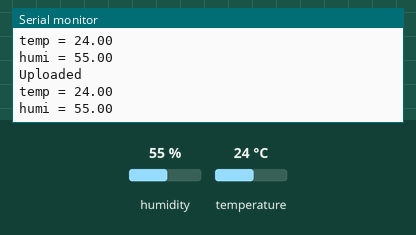
Simulated run of this sketch. Board: ESP8266 (NodeMCU). On the bench: the last lines printed to the serial monitor. Inputs (shaded band) come from the test bench; at power-on: humidity 55 %, temperature 24 °C. WiFi joins after 1.5 s; servers stay silent unless stated; uploads are accepted with an empty reply.

Above: at 2.7 s.
2.8 s: humidity set to 22 %
At 3.2 s:
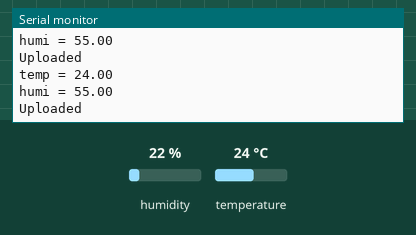
4.3 s: temperature set to 12 °C
At 4.38 s:
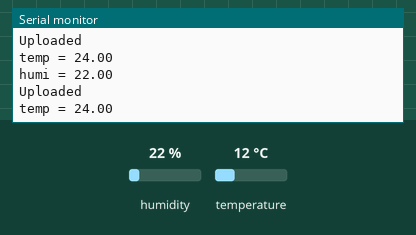
5.8 s: humidity set to 40 %
At 6.8 s:
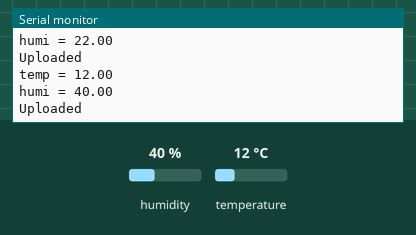
Timing chart, 0 to 8.8 s (numbered marks = the images above; inputs shaded):
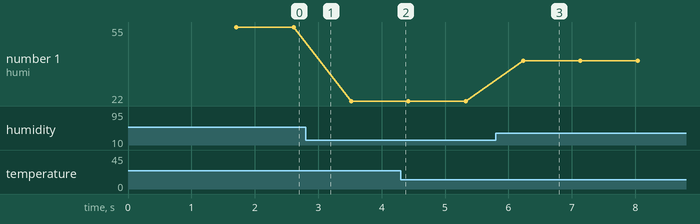

Measured:
- after the input at 5.8 s, the serial monitor: prints a new line after 0.43 s (image 3)
- plotted number 1: 55 → 22 after the input at 2.8 s, 22 → 40 after the input at 5.8 s

The sketch:

buttmkp_dht_a.ino
```cpp
#include <ESP8266WiFi.h>
#include <ESP8266WebServer.h>
#include <ESP8266HTTPClient.h>

#include <Adafruit_Sensor.h>
#include <DHT.h>
#include <DHT_U.h>

#define DHTPIN 4
#define DHTTYPE DHT22

DHT_Unified dht(DHTPIN, DHTTYPE);

const char *ssid = "EduFarm buttmkp"; // masukan Nama Wifi nya
const char *password = "buttmkp#1";   // isi password dari wifi

String dataTemp;
String dataHumi;
String postTemp;
String postHumi;

float tempValue;
float humiValue;

sensors_event_t event;

void readTemp()
{
    dht.temperature().getEvent(&event);
    tempValue = event.temperature;
}
void readHumi()
{
    dht.humidity().getEvent(&event);
    humiValue = event.relative_humidity;
}

void setup()
{
    Serial.begin(9600);

    WiFi.begin(ssid, password); //--> menghubungkan ke router wifi
    Serial.println("");
    Serial.print("Connecting");
    while (WiFi.status() != WL_CONNECTED)
    {
        Serial.print(".");
        delay(500);
    }

    Serial.print("name SSID = ");
    Serial.println(ssid);
    Serial.print("IP Address = ");
    Serial.println(WiFi.localIP());
    dht.begin();
}

void loop()
{
    readHumi();
    readTemp();

    dataTemp = String(tempValue);
    dataHumi = String(humiValue);

    WiFiClient client;
    HTTPClient http;

    postTemp = "temp=" + dataTemp;
    postHumi = "humi=" + dataHumi;

    http.begin(client, "http://e-farmingcorpora.com/buttmkp/eco_office/getdata_temp.php");
    http.addHeader("Content-Type", "application/x-www-form-urlencoded");
    Serial.print("temp = ");
    Serial.println(tempValue);
    int httpCode = http.POST(postTemp);

    http.begin(client, "http://e-farmingcorpora.com/buttmkp/eco_office/getdata_humi.php");
    http.addHeader("Content-Type", "application/x-www-form-urlencoded");
    Serial.print("humi = ");
    Serial.println(humiValue);
    int httpCode2 = http.POST(postHumi);

    http.end();
    Serial.println("Uploaded");
    delay(500);
}
```
